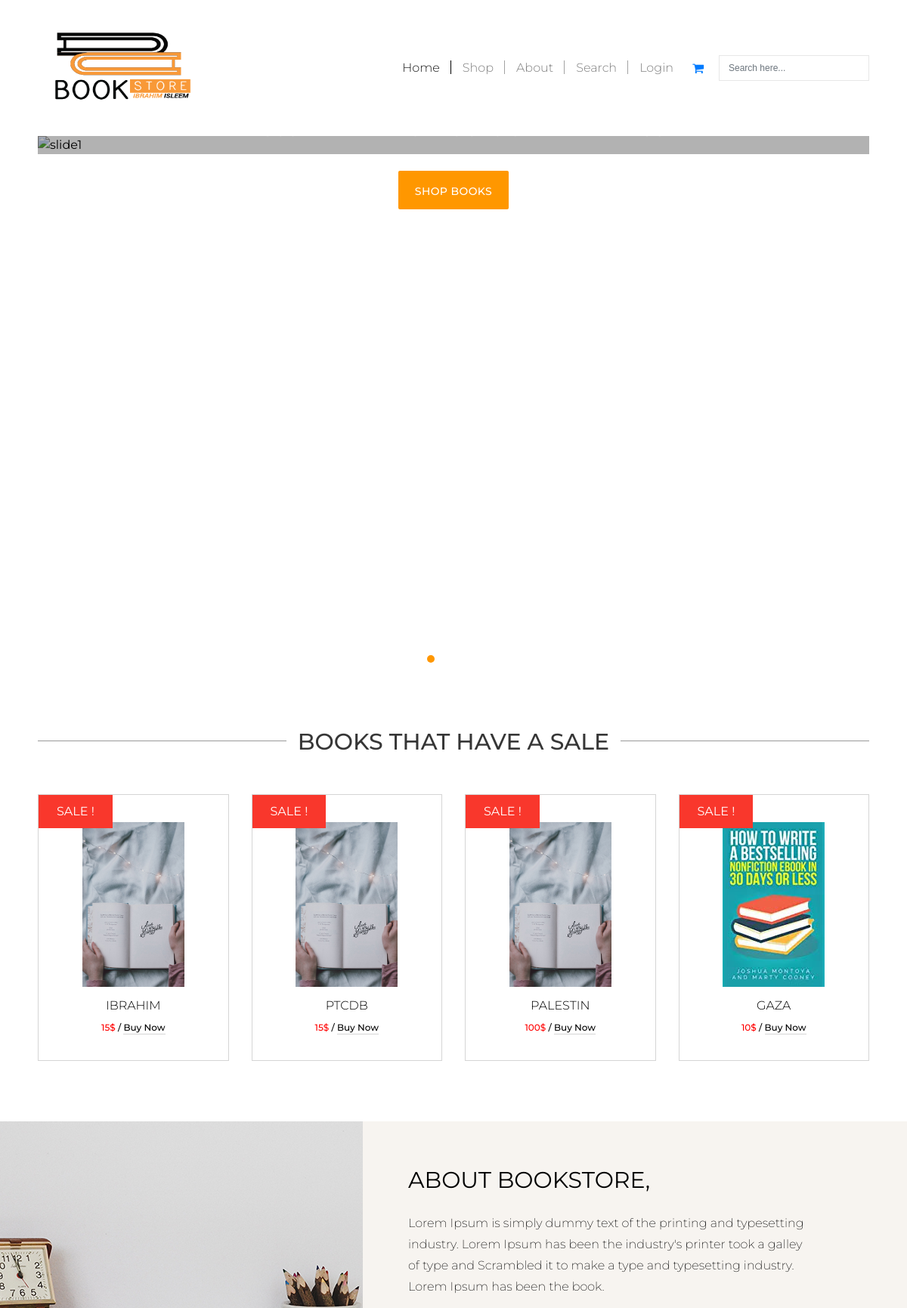
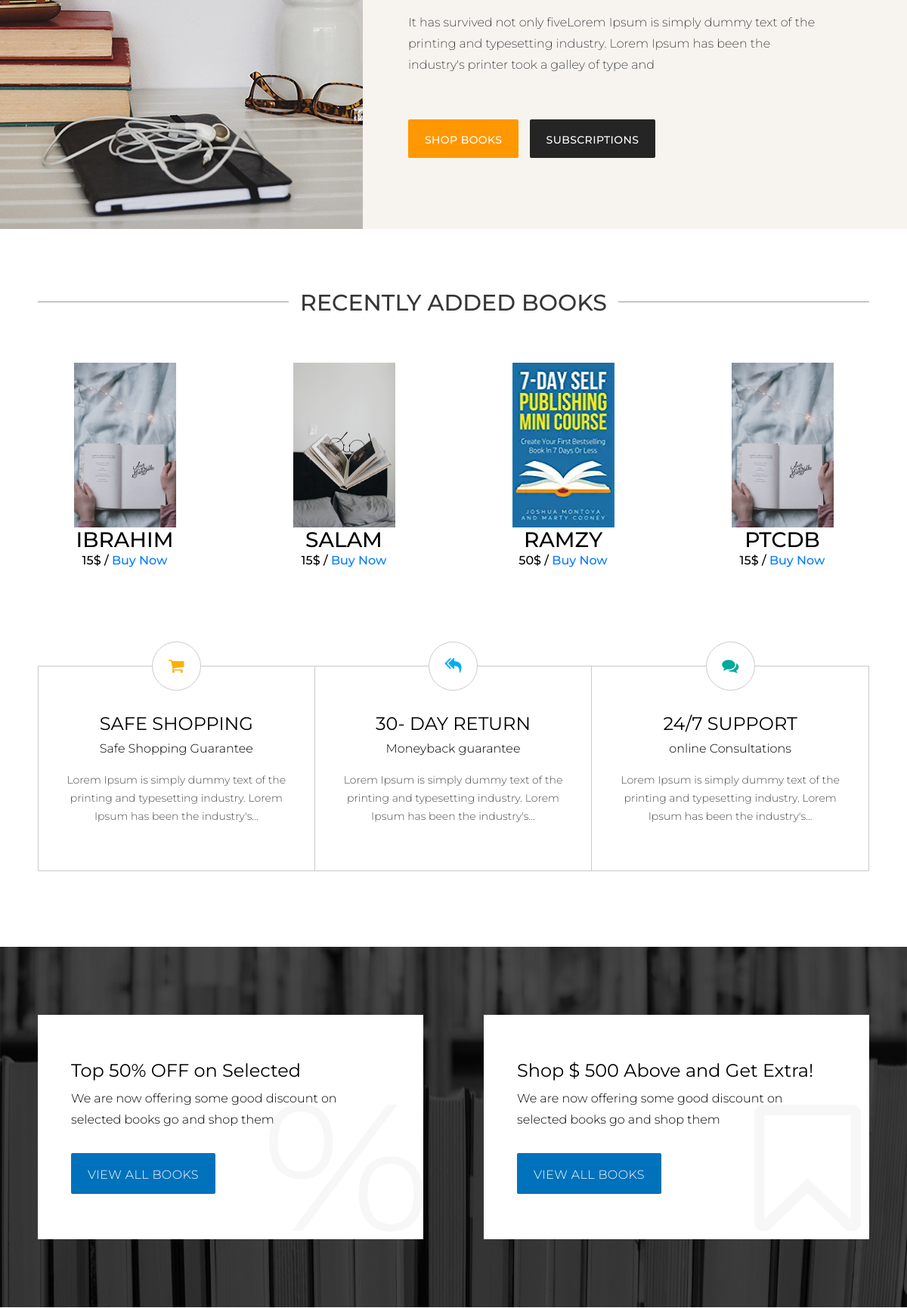
The page / (upper part) on the database its author committed (2 pictures, top to bottom).
### tables this page shows
CREATE TABLE `books` (
  `id` int(11) NOT NULL,
  `title` varchar(250) NOT NULL,
  `description` text NOT NULL,
  `author` varchar(250) NOT NULL,
  `price` int(11) NOT NULL,
  `image` varchar(250) NOT NULL,
  `sale` tinyint(1) NOT NULL DEFAULT '0'
);

### index.php (the view, shortened to what this page needs)
<!DOCTYPE html>
<html lang="en">
<head>
    <link rel="stylesheet" href="css/bootstrap.min.css">
    <link rel="stylesheet" href="https://cdnjs.cloudflare.com/ajax/libs/font-awesome/4.7.0/css/font-awesome.min.css">
    <link rel="stylesheet" type="text/css" href="css/owl.carousel.min.css">
    <link rel="stylesheet" href="css/styles.css">
</head>
<body>
<header>
    <div class="main-menu">
        <div class="container">
            <nav class="navbar navbar-expand-lg navbar-light">
                <a class="navbar-brand" href="index.php"><img height="110" width="220" src="images/logo1.png"
                                                              alt="logo"></a>
                <div class="collapse navbar-collapse" id="navbarSupportedContent">
                    <ul class="navbar-nav ml-auto">
                        <li class="navbar-item active">
                            <a href="index.php" class="nav-link">Home</a>
                        </li>
                        <li class="navbar-item">
                            <a href="shop.php" class="nav-link">Shop</a>
                        </li>
                        <li class="navbar-item">
                            <a href="about.php" class="nav-link">About</a>
                        </li>
                        <li class="navbar-item">
                            <a href="search.php" class="nav-link">Search</a>
                        </li>
                        <li class="navbar-item">
                            <?php
                            if (!(isset($_SESSION["id"]))) {
                                echo '<a href="login.php" class="nav-link">Login</a>';
                            } else {
                                echo '<a href="logout.php" class="nav-link">logout</a>';
                            }
                            ?>
                        </li>
                    </ul>
                    <div class="cart my-2 my-lg-0">
                            <span>
                                <a href="caret.php" class="fa fa-shopping-cart" aria-hidden="true"></a></span>
                    </div>
                    <form class="form-inline my-2 my-lg-0" method="post" action="search.php">
                        <input name="search1" class="form-control mr-sm-2" type="search" placeholder="Search here..."
                               aria-label="Search">
                    </form>
                </div>
            </nav>
        </div>
    </div>
</header>
<section class="slider">
    <div class="container">
        <div id="owl-demo" class="owl-carousel owl-theme">
            <div class="item">
                <div class="slide">
                    <img src="images/slide1.jpg" alt="slide1">
                    <div class="content">
                        <div class="title">
                            <h5>Discover the best books online with us</h5>
                            <a href="shop.php" class="btn">shop books</a>
                        </div>
                    </div>
                </div>
            </div>
        </div>
    </div>
</section>
<section class="recomended-sec">
    <div class="container">
        <div class="title">
            <h2>Books that have a sale</h2>
        </div>
        <div class="row">
            <?php
            include("config/pdo.php");
            $sql = "select * from books WHERE sale =1 LIMIT 4";
            try {
                $val = $conn->query($sql);
                While ($row = $val->fetch()) {
                    echo "<div class='col-lg-3 col-md-6'>";
                    echo " <div class='item'>";
                    echo "<a href='product-single.php'><img height=\"218\" width=\"135\" src='img/" . $row['image'] . "' alt='img' class='img-responsive'></a>";
                    echo "<h3>" . $row['title'] . "</h3>";
                    echo " <h6> <span class='price' >" . $row['price'] . "$ </span > / <a href = 'product-single.php' > Buy Now </a ></h6 >";
                    echo " <span class='sale'>Sale !</span>";
                    echo "</div>";
                    echo "</div>";
                }
            } catch (PDOException $e) {
                echo "Error: " . $e->getMessage();
            }
            ?>
        </div>
    </div>
</section>
<section class="about-sec">
    <div class="about-img">
        <figure style="background:url(./images/about-img.jpg)no-repeat;"></figure>
    </div>
    <div class="about-content">
        <h2>About bookstore,</h2>
        <p>Lorem Ipsum is simply dummy text of the printing and typesetting industry. Lorem Ipsum has been the
            industry's printer took a galley of type and Scrambled it to make a type and typesetting industry. Lorem
            Ipsum has been the book. </p>
        <p>It has survived not only fiveLorem Ipsum is simply dummy text of the printing and typesetting industry. Lorem
            Ipsum has been the industry's printer took a galley of type and</p>
        <div class="btn-sec">
            <a href="shop.php" class="btn yellow">shop books</a>
            <?php
            if (!(isset($_SESSION["id"]))) {
                echo '<a href="login.php" class="btn black">subscriptions</a>';
            }
            ?>
        </div>
    </div>
</section>
<section class="recent-book-sec">
    <div class="container">
        <div class="title">
            <h2>Recently added books</h2>
        </div>
        <div class="row">
            <?php
            include("config/pdo.php");
            $sql = "select * from books LIMIT 4 ";
            try {
                $val = $conn->query($sql);
                While ($row = $val->fetch()) {
                    echo "<div class='col-lg-3 col-md-6'>";
                    echo "<a href='product-single.php?id=" . $row['id'] . "'><img height=\"218\" width=\"135\" src='img/" . $row['image'] . "' alt='Image' class='img-responsive'></a>";
                    echo "<h3>" . $row['title'] . "</h3>";
                    echo " <h6> <span class='price' >" . $row['price'] . "$ </span > / <a href='product-single.php?id=" . $row['id'] . "' > Buy Now </a ></h6 >";
                    echo "</div>";
                }
            } catch (PDOException $e) {
                echo "Error: " . $e->getMessage();
            }
            ?>
        </div>
    </div>
</section>
<section class="features-sec">
    <div class="container">
        <ul>
            <li>
                <span class="icon"><i class="fa fa-shopping-cart" aria-hidden="true"></i></span>
                <h3>SAFE SHOPPING</h3>
                <h5>Safe Shopping Guarantee</h5>
                <h6>Lorem Ipsum is simply dummy text of the printing and typesetting industry. Lorem Ipsum has been the
                    industry's...</h6>
            </li>
            <li>
                <span class="icon return"><i class="fa fa-reply-all" aria-hidden="true"></i></span>
                <h3>30- DAY RETURN</h3>
                <h5>Moneyback guarantee</h5>
                <h6>Lorem Ipsum is simply dummy text of the printing and typesetting industry. Lorem Ipsum has been the
                    industry's...</h6>
            </li>
            <li>
                <span class="icon chat"><i class="fa fa-comments" aria-hidden="true"></i></span>
                <h3>24/7 SUPPORT</h3>
                <h5>online Consultations</h5>
                <h6>Lorem Ipsum is simply dummy text of the printing and typesetting industry. Lorem Ipsum has been the
                    industry's...</h6>
            </li>
        </ul>
    </div>
</section>
<section class="offers-sec" style="background:url(images/offers.jpg)no-repeat;">
    <div class="cover"></div>
    <div class="container">
        <div class="row">
            <div class="col-md-6">
                <div class="detail">
                    <h3>Top 50% OFF on Selected</h3>
                    <h6>We are now offering some good discount
                        on selected books go and shop them</h6>
                    <a href="shop.php" class="btn blue-btn">view all books</a>
                    <span class="icon-point percentage">
                            <img src="images/precentagae.png" alt="">
                        </span>
                </div>
            </div>
            <div class="col-md-6">
                <div class="detail">
                    <h3>Shop $ 500 Above and Get Extra!</h3>
                    <h6>We are now offering some good discount
                        on selected books go and shop them</h6>
                    <a href="shop.php" class="btn blue-btn">view all books</a>
                    <span class="icon-point amount"><img src="images/amount.png" alt=""></span>
                </div>
            </div>
        </div>
    </div>
</section>
</body>
</html>

### rows shown on the page
books: image (picture), title "IBRAHIM", price "15"
books: image (picture), title "PTCDB", price "15"
books: image (picture), title "PALESTIN", price "100"
books: image (picture), title "GAZA", price "10"
books: image (picture), title "SALAM", price "15"
books: image (picture), title "RAMZY", price "50"
